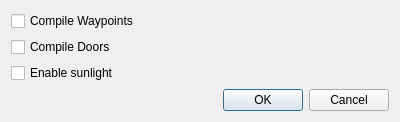
<?xml version="1.0" encoding="UTF-8"?>
<ui version="4.0">
 <class>DialogSaveMap</class>
 <widget class="QDialog" name="DialogSaveMap">
  <property name="geometry">
   <rect>
    <x>0</x>
    <y>0</y>
    <width>400</width>
    <height>94</height>
   </rect>
  </property>
  <property name="windowTitle">
   <string>Dialog</string>
  </property>
  <layout class="QVBoxLayout" name="verticalLayout">
   <item>
    <widget class="QCheckBox" name="compileWaypoints">
     <property name="text">
      <string>Compile Waypoints</string>
     </property>
    </widget>
   </item>
   <item>
    <widget class="QCheckBox" name="compileDoors">
     <property name="text">
      <string>Compile Doors</string>
     </property>
    </widget>
   </item>
   <item>
    <widget class="QCheckBox" name="enableSunlight">
     <property name="text">
      <string>Enable sunlight</string>
     </property>
    </widget>
   </item>
   <item>
    <widget class="QDialogButtonBox" name="buttonBox">
     <property name="orientation">
      <enum>Qt::Horizontal</enum>
     </property>
     <property name="standardButtons">
      <set>QDialogButtonBox::Cancel|QDialogButtonBox::Ok</set>
     </property>
    </widget>
   </item>
  </layout>
 </widget>
 <resources/>
 <connections>
  <connection>
   <sender>buttonBox</sender>
   <signal>accepted()</signal>
   <receiver>DialogSaveMap</receiver>
   <slot>accept()</slot>
   <hints>
    <hint type="sourcelabel">
     <x>248</x>
     <y>254</y>
    </hint>
    <hint type="destinationlabel">
     <x>157</x>
     <y>274</y>
    </hint>
   </hints>
  </connection>
  <connection>
   <sender>buttonBox</sender>
   <signal>rejected()</signal>
   <receiver>DialogSaveMap</receiver>
   <slot>reject()</slot>
   <hints>
    <hint type="sourcelabel">
     <x>316</x>
     <y>260</y>
    </hint>
    <hint type="destinationlabel">
     <x>286</x>
     <y>274</y>
    </hint>
   </hints>
  </connection>
 </connections>
</ui>
